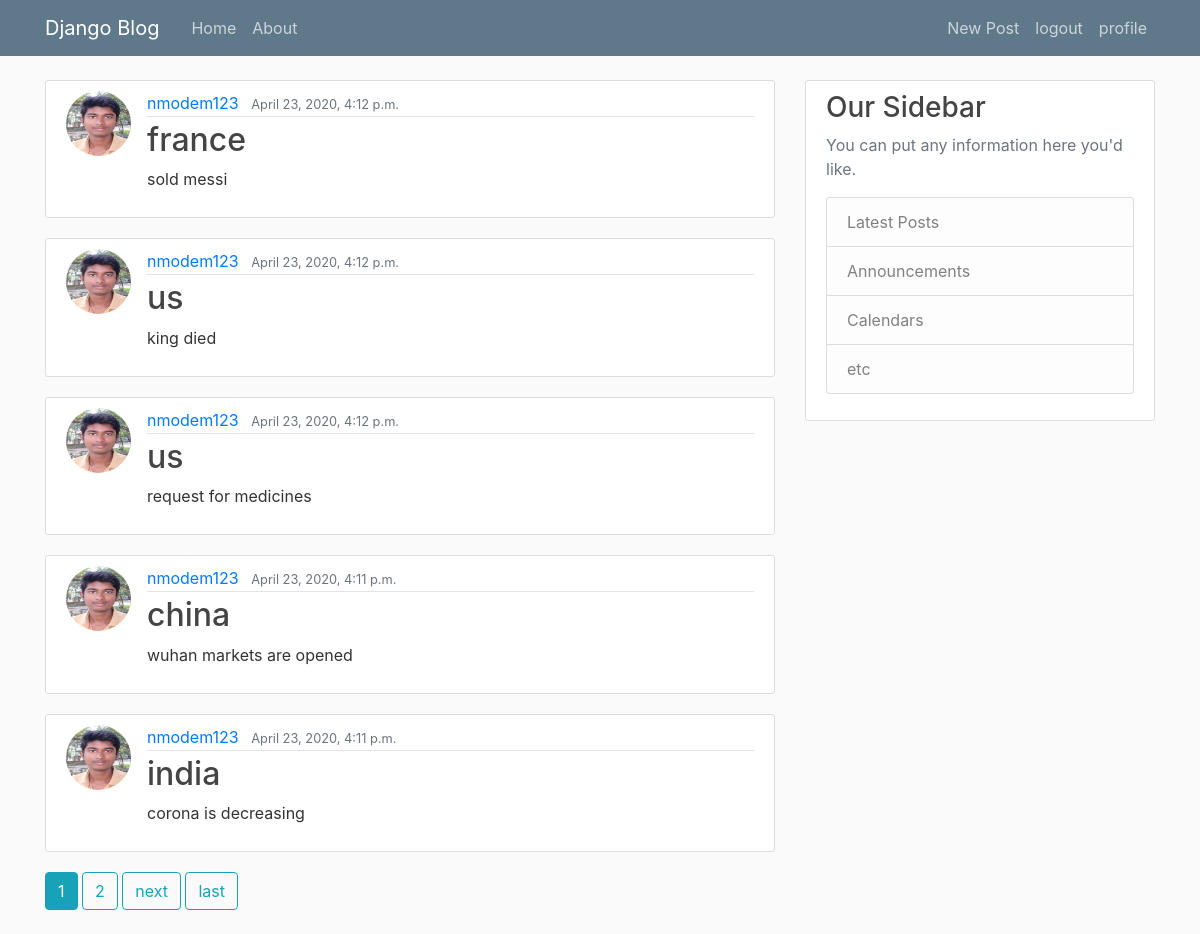
The page / (signed in) on the database its author committed.
### blog/models.py (models this page shows, shortened)
class post(models.Model):
    title=models.CharField(max_length=100)
    content=models.TextField()
    date_posted=models.DateTimeField(default=timezone.now)
    author= models.ForeignKey(User,on_delete=models.CASCADE)

### users/models.py (models this page shows, shortened)
class profile(models.Model):
    user=models.OneToOneField(User,on_delete=models.CASCADE)
    image=models.ImageField(default='default.jpg',upload_to='profile_pics')

### blog/views.py (the view)
# urls.py: path('',PostListView.as_view(),name='post-list'),
class PostListView(ListView):
    model=post
    template_name='blog/home.html'
    context_object_name='posts'
    ordering=['-date_posted']
    paginate_by=5

### blog/templates/blog/home.html (shortened to what this page needs)
{% extends "blog/base.html" %}
{% block content %}
    {% for post in posts %}
    <article class="media content-section">
      <img class="rounded-circle article-img" src="{{ post.author.profile.image.url}}">
<div class="media-body">
<div class="article-metadata">
  <a class="mr-2" href="{% url 'user-posts' post.author.username %">{{ post.author }}</a>
  <small class="text-muted">{{ post.date_posted }}</small>
</div>
<h2><a class="article-title" href="{% url 'post-detail' post.id %}">{{ post.title }}</a></h2>
<p class="article-content">{{ post.content }}</p>
</div>
</article>
    {% endfor %}
    {% if is_paginated %}
    {% for num in page_obj.paginator.page_range %}
      {% if page_obj.number == num %}
        <a class="btn btn-info mb-4" href="?page={{ num }}">{{ num }}</a>
      {% elif num > page_obj.number|add:'-3' and  num < page_obj.number|add:'3'  %}
        <a class="btn btn-outline-info mb-4" href="?page={{ num }}">{{ num }}</a>
{% endif %}
{% endfor %}
    {% if page_obj.has_next %}
    <a class="btn btn-outline-info mb-4" href="?page={{page_obj.next_page_number}}">next</a>
    <a class="btn btn-outline-info mb-4" href="?page={{page_obj.paginator.num_pages}}">last</a>
    {% endif %}
  {% endif %}
{% endblock content %}

### blog/static/blog/main.css (style rules this page uses)
body { background: #fafafa; color: #333333; margin-top: 5rem; }
h1, h2, h3, h4, h5, h6 { color: #444444; }
.content-section { background: #ffffff; padding: 10px 20px; border: 1px solid #dddddd; border-radius: 3px; margin-bottom: 20px; }
.article-title { color: #444444; }
.article-content { white-space: pre-line; }
.article-img { height: 65px; width: 65px; margin-right: 16px; }
.article-metadata { padding-bottom: 1px; margin-bottom: 4px; border-bottom: 1px solid #e3e3e3 }

### rows shown on the page
post: author.profile.image (picture), author "nmodem123", date_posted "April 23, 2020, 4:12 p.m.", title "france", content "sold messi"
post: author.profile.image (picture), author "nmodem123", date_posted "April 23, 2020, 4:12 p.m.", title "us", content "king died"
post: author.profile.image (picture), author "nmodem123", date_posted "April 23, 2020, 4:12 p.m.", title "us", content "request for medicines"
post: author.profile.image (picture), author "nmodem123", date_posted "April 23, 2020, 4:11 p.m.", title "china", content "wuhan markets are opened"
post: author.profile.image (picture), author "nmodem123", date_posted "April 23, 2020, 4:11 p.m.", title "india", content "corona is decreasing"

### other values the page prints
{{ num }} "1"
{{ num }} "2"
